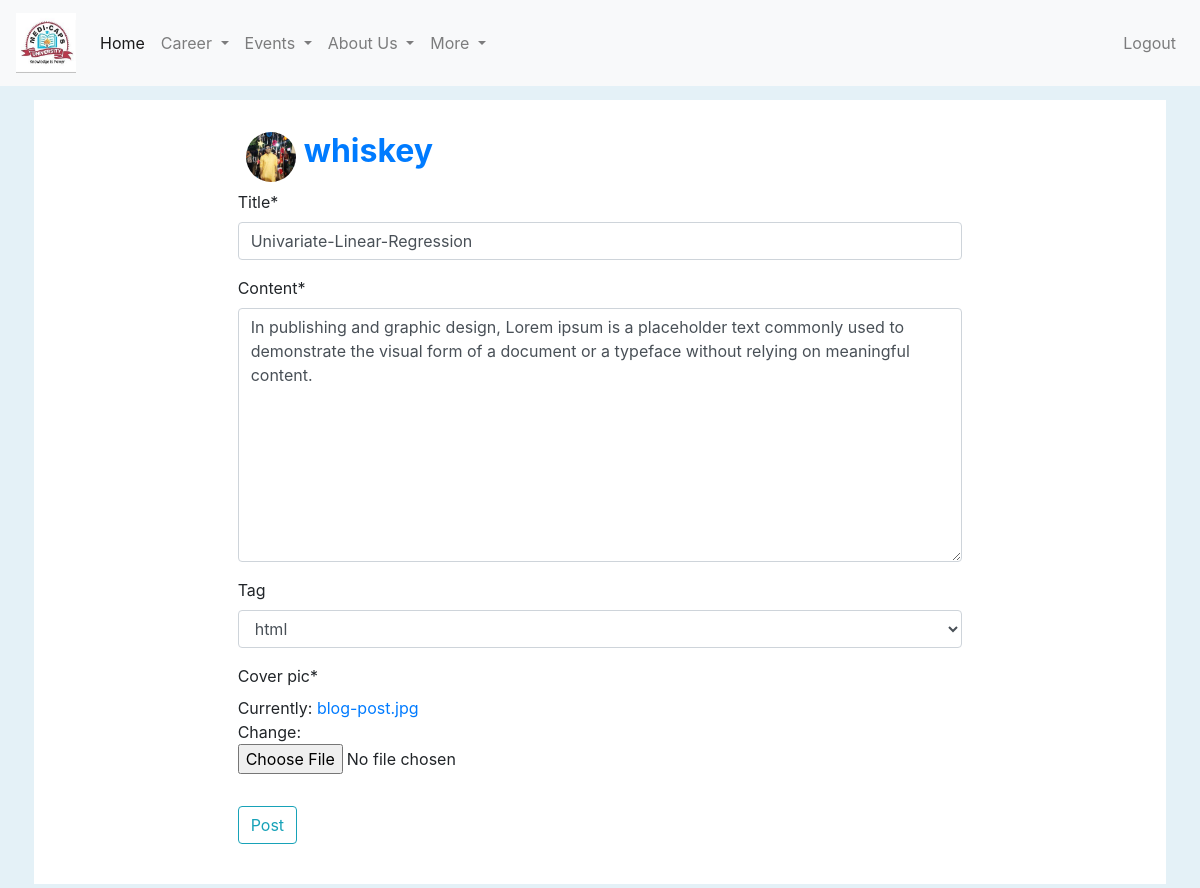
The app's page /blogs/blog/11/update (signed in), older data.
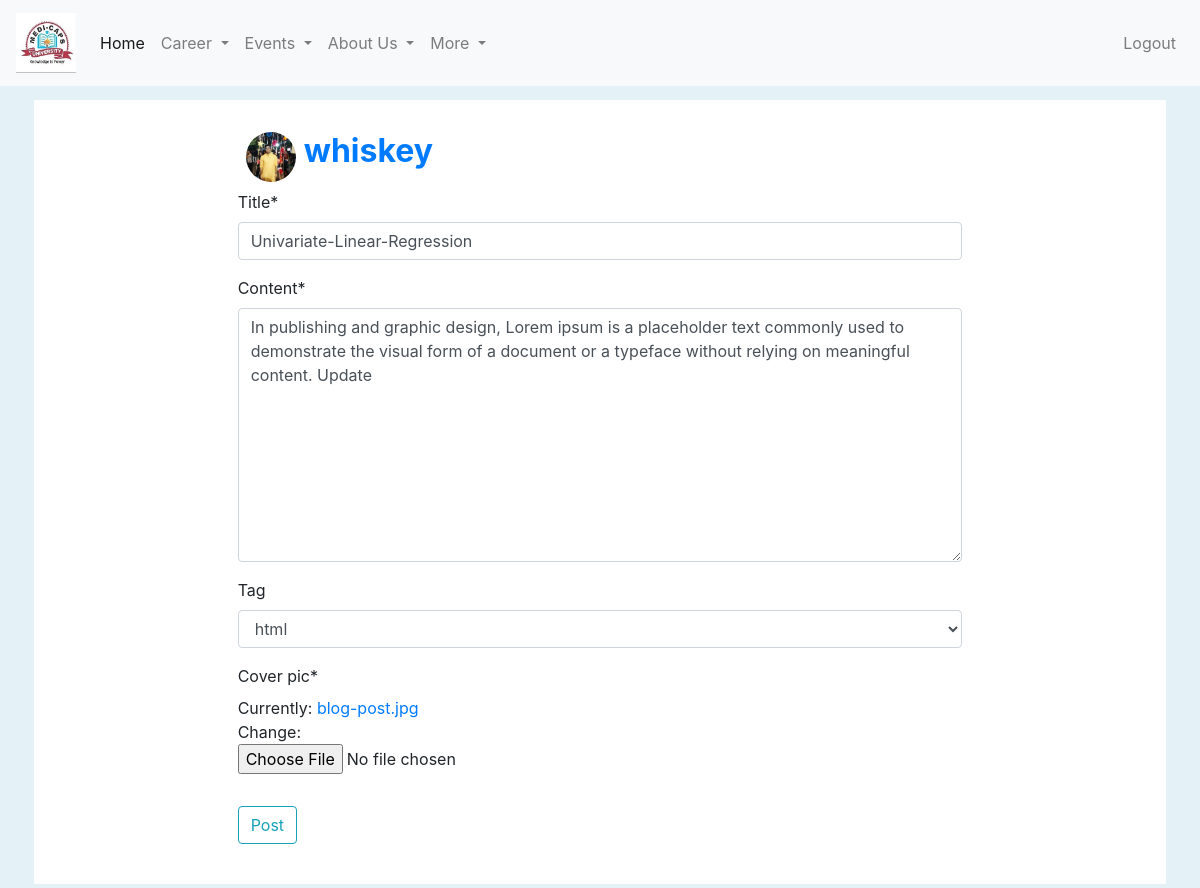
The same page, newer data.
### blog/models.py (models this page shows, shortened)
class Blog(models.Model):
	title = models.CharField(max_length = 100)
	content = models.TextField()
	date_posted = models.DateTimeField(default = timezone.now)
	author = models.ForeignKey(User, on_delete = models.CASCADE)
	tag = models.CharField(max_length=20, null=True, blank=True, choices=(('web-design', 'web-design'), ('html', 'html'), ('css', 'css'), ('freebies', 'freebies'), ('tutorials', 'tutorials')))
	cover_pic = models.ImageField(upload_to='blog-cover', default='blog-post.jpg')

### blog/views.py (the view, shortened to what this page needs)
# urls.py: path('blog/<int:pk>/update', BlogUpdateView.as_view(), name = 'blog-update'),
class BlogUpdateView(LoginRequiredMixin, UserPassesTestMixin, UpdateView):
	model = Blog
	fields = ['title', 'content', 'tag', 'cover_pic']
	def test_func(self):
		blog = self.get_object()
		if self.request.user == blog.author:
			return True
		return False

### blog/templates/blog/blog_form.html (shortened to what this page needs)
{% extends "common/base.html" %}
{% load crispy_forms_tags %}
{% load static %}
{% block style %}
<link rel="stylesheet" type="text/css" href="{% static 'blog/customCSS/create_blog.css' %}">
{% endblock style %}
{% block content %}
    <div class="container">
      <div class="d-flex justify-content-center row">
        <div class="col-md-8">
          <div class="d-flex flex-column comment-section">
            <div class="p-2">
              <div class="d-flex flex-row user-info">
                <img
                  class="rounded-circle"
                  src="{{ request.user.profile.image.url }}"
                  width="50"
                  height="50"
                />
                <div class="d-flex flex-column justify-content-start ml-2">
                  <h2 class="d-block font-weight-bold name">{{ request.user.username }}</h2>
                </div>
              </div>
            </div>
            <form class="border-class" method="POST" enctype="multipart/form-data">
              <fieldset class="form-group">
                {{ form|crispy }}
              </fieldset>
              <div class="form-group">
                  <button class="btn btn-outline-info" type="submit">Post</button>
              </div>
            </form>
          </div>
        </div>
      </div>
    </div>
{% endblock content %}

Row changes from the older to the newer data that the page shows:
changed Blog "Univariate-Linear-Regression": content "…relying on meaningful content." → "…relying on meaningful content. Update"
